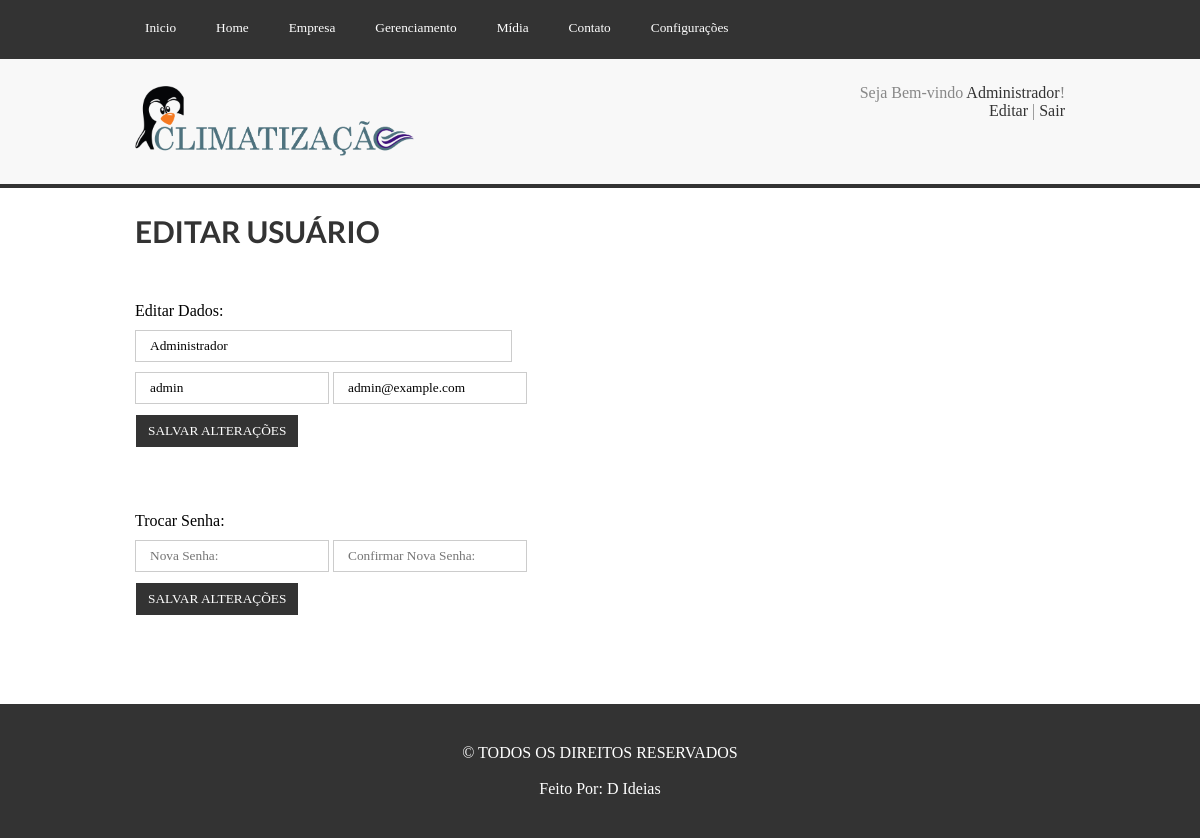
Page /cms/config.php?m=3 (signed in) on the committed database.
### tables this page shows
CREATE TABLE `usuarios` (
  `id_us` int(11) NOT NULL,
  `nome_us` varchar(60) NOT NULL,
  `usuario_us` varchar(32) NOT NULL,
  `email_us` varchar(80) NOT NULL,
  `senha_us` char(40) NOT NULL
);

### cms/php/class/usuario.class.php (called while the page is built, shortened)
<?php
	class Usuario
	{
		function CarregarDados($conn, $id){
			$select = mysqli_query($conn, "SELECT * FROM usuarios WHERE id_us=$id");
			if(mysqli_num_rows($select)==1){
				$dados = mysqli_fetch_assoc($select);
				$this->nome = $dados['nome_us'];
				$this->usuario = $dados['usuario_us'];
				$this->email = $dados['email_us'];
			}else{
				return false;
			}
		}
	}
?>

### cms/includes/editar-usuario.php (the view, shortened to what this page needs)
<section class="Centro Conteudo">
	<h1 class="TituloPagina">Editar Usuário</h1><br/>
	<form name="cadastrar" method="post" onsubmit="return CadastrarUsuario(this)">
		<div class="Linha">Editar Dados:</p>
		<div class="Linha">
			<input type="text" name="nome" class="Campo input" placeholder="Nome: " value="<?php echo $DadosCarregados->nome?>" style="width: 37.3%"/>
		<div class="Linha">
			<input type="text" name="usuario" class="Campo input" placeholder="Usuário: " value="<?php echo $DadosCarregados->usuario?>" />
			<input type="text" name="email" class="Campo input" placeholder="E-mail: " value="<?php echo $DadosCarregados->email?>" />
		<div class="Linha">
			<input type="submit" value="Salvar Alterações" class="Campo Btn CadEmp AlterDs"/>
		<p class="Linhainput resp">
		</p>
		<br/><br/>
	</form>
	<form name="senhas" method="post" onsubmit="return TrocarSenha(this)">
		<div class="Linha">Trocar Senha:</p>
		<div class="Linha">
			<input type="password" name="senha" class="Campo input" placeholder="Nova Senha: " />
			<input type="password" name="confsenha" class="Campo input" placeholder="Confirmar Nova Senha: " />
		<div class="Linha">
			<input type="submit" value="Salvar Alterações" class="Campo Btn CadEmp AlterSn"/>
		<p class="Linhainput resps">
		</p>
	</form>
</section>

### cms/includes/topo.php (shortened to what this page needs)
<?php
	include_once('php/class/usuario.class.php');
	$Usuario = new Usuario;
	$Usuario->CarregarDados($conn, $_SESSION['id']);
?>
		<nav>
			<section class="Centro">
				<ul class="ListaMenu">
					<li>
						<a href="index.php">
							<button class="BtnMenu">Inicio</button>
						</a>
					</li>
					<li>
						<a href="#"><button class="BtnMenu">Home</button></a>
					</li>
					<li>
						<a href="empresa.php?m=1"><button class="BtnMenu">Empresa</button></a>
					</li>
					<li>
						<a href="#"><button class="BtnMenu">Gerenciamento</button></a>
					</li>
					<li>
						<a href="#"><button class="BtnMenu">Mídia</button></a>
					</li>
					<li>
						<a href="contato.php?m=1"><button class="BtnMenu">Contato</button></a>
					</li>
					<li>
						<a href="#"><button class="BtnMenu">Configurações</button></a>
					</li>
				</ul>
				<div class="esp"></div>
			</section>
		</nav>
		<header>
			<section class="Centro">
				<a href="../index.php">
					<img src="../imagens/logo1.png" alt="" class="Logo"/>
				</a>
				<div class="TopoSair">
					Seja Bem-vindo <a href="config.php?m=3"><?php echo $Usuario->nome;?></a>!<br/>
					<a href="config.php?m=3">Editar</a> | <a href="php/sair.php">Sair</a>
				</div>
				<div class="esp"></div>
			</section>
		</header>

### cms/css/style.css (style rules this page uses)
* { padding: 0; margin: 0; font-family: "Century Gothic"; outline: none; }
.esp { width: 100%; height: 1px; clear: both; }
header { width: 100%; height: auto; padding: 25px 0; background: #f8f8f8; border-top: 2px solid #333; border-bottom: 4px solid #333; }
.Centro { width: 930px; height: auto; margin: auto; position: relative; }
.Logo { width: auto; max-width: 30%; float: left; height: auto; max-height: 130px; }
.TopoSair { width: 30%; height: auto; float: right; text-align: right; font-size: 16px; color: #888; }
.TopoSair a { font-size: 16px; color: #333; text-decoration: none; }
nav { background: #333; width: 100%; height: auto; }
.ListaMenu { list-style: none; }
.ListaMenu li { float: left; margin-right: 20px; text-align: left; position: relative; }
.ListaMenu li a { text-decoration: none; color: #fff; }
.BtnMenu { padding: 20px 10px; border: 0; background: #333; color: #fff; cursor: pointer; transition: 0.5s; }
.TituloPagina { font-family: LatoBold; font-weight: 100; color: #333; text-transform: uppercase; padding: 25px 0; font-size: 30px; }
.Linha { width: 100%; height: auto; padding: 10px 0; }
.Campo { padding: 7px 14px; border: 1px solid #ccc; outline: none; transition:0.5s; }
.Btn { padding: 8px 12px; text-transform: uppercase; color: #fff; background: #333; border: 1px solid #fff; transition: 0.5s; cursor: pointer; }

### rows in the picture
usuarios: nome_us "Administrador", nome "Administrador", usuario "admin", email "admin@example.com"
